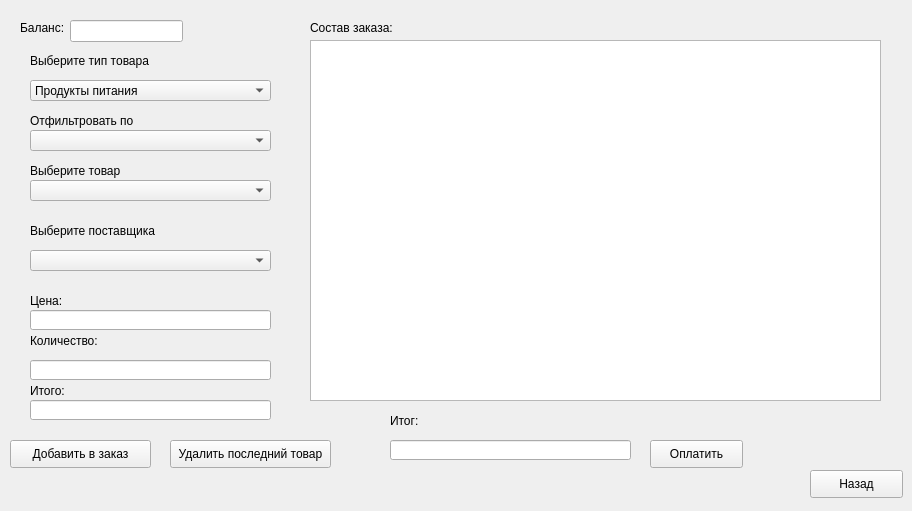
    <widget class="QWidget" name="BuyProductBuyer">
     <property name="minimumSize">
      <size>
       <width>911</width>
       <height>511</height>
      </size>
     </property>
     <widget class="QPushButton" name="buyPB_Back">
      <property name="geometry">
       <rect>
        <x>810</x>
        <y>470</y>
        <width>93</width>
        <height>28</height>
       </rect>
      </property>
      <property name="text">
       <string>Назад</string>
      </property>
     </widget>
     <widget class="QComboBox" name="buyPB_SupplierList">
      <property name="geometry">
       <rect>
        <x>30</x>
        <y>250</y>
        <width>241</width>
        <height>21</height>
       </rect>
      </property>
     </widget>
     <widget class="QLabel" name="label_17">
      <property name="geometry">
       <rect>
        <x>30</x>
        <y>330</y>
        <width>241</width>
        <height>21</height>
       </rect>
      </property>
      <property name="text">
       <string>Количество:</string>
      </property>
     </widget>
     <widget class="QLabel" name="label_18">
      <property name="geometry">
       <rect>
        <x>30</x>
        <y>160</y>
        <width>241</width>
        <height>21</height>
       </rect>
      </property>
      <property name="text">
       <string>Выберите товар</string>
      </property>
     </widget>
     <widget class="QLabel" name="label_19">
      <property name="geometry">
       <rect>
        <x>30</x>
        <y>290</y>
        <width>241</width>
        <height>21</height>
       </rect>
      </property>
      <property name="text">
       <string>Цена:</string>
      </property>
     </widget>
     <widget class="QLineEdit" name="buyPB_Price">
      <property name="geometry">
       <rect>
        <x>30</x>
        <y>310</y>
        <width>241</width>
        <height>20</height>
       </rect>
      </property>
     </widget>
     <widget class="QPushButton" name="buyPB_Buy">
      <property name="geometry">
       <rect>
        <x>650</x>
        <y>440</y>
        <width>93</width>
        <height>28</height>
       </rect>
      </property>
      <property name="text">
       <string>Оплатить</string>
      </property>
     </widget>
     <widget class="QLabel" name="label_20">
      <property name="geometry">
       <rect>
        <x>30</x>
        <y>220</y>
        <width>241</width>
        <height>21</height>
       </rect>
      </property>
      <property name="text">
       <string>Выберите поставщика</string>
      </property>
     </widget>
     <widget class="QLineEdit" name="buyPB_Quantity">
      <property name="geometry">
       <rect>
        <x>30</x>
        <y>360</y>
        <width>241</width>
        <height>20</height>
       </rect>
      </property>
     </widget>
     <widget class="QComboBox" name="buyPB_ProductList">
      <property name="geometry">
       <rect>
        <x>30</x>
        <y>180</y>
        <width>241</width>
        <height>21</height>
       </rect>
      </property>
     </widget>
     <widget class="QLabel" name="label_46">
      <property name="geometry">
       <rect>
        <x>20</x>
        <y>20</y>
        <width>55</width>
        <height>16</height>
       </rect>
      </property>
      <property name="text">
       <string>Баланс:</string>
      </property>
     </widget>
     <widget class="QLineEdit" name="buyPB_Balance">
      <property name="geometry">
       <rect>
        <x>70</x>
        <y>20</y>
        <width>113</width>
        <height>22</height>
       </rect>
      </property>
     </widget>
     <widget class="QPushButton" name="buyPB_Add">
      <property name="geometry">
       <rect>
        <x>10</x>
        <y>440</y>
        <width>141</width>
        <height>28</height>
       </rect>
      </property>
      <property name="text">
       <string>Добавить в заказ</string>
      </property>
     </widget>
     <widget class="QLabel" name="label_47">
      <property name="geometry">
       <rect>
        <x>30</x>
        <y>50</y>
        <width>241</width>
        <height>21</height>
       </rect>
      </property>
      <property name="text">
       <string>Выберите тип товара</string>
      </property>
     </widget>
     <widget class="QComboBox" name="buyPB_Type">
      <property name="geometry">
       <rect>
        <x>30</x>
        <y>80</y>
        <width>241</width>
        <height>21</height>
       </rect>
      </property>
      <item>
       <property name="text">
        <string>Продукты питания</string>
       </property>
      </item>
      <item>
       <property name="text">
        <string>Автотовары</string>
       </property>
      </item>
     </widget>
     <widget class="QLineEdit" name="buyPB_Cost">
      <property name="geometry">
       <rect>
        <x>30</x>
        <y>400</y>
        <width>241</width>
        <height>20</height>
       </rect>
      </property>
     </widget>
     <widget class="QLabel" name="label_53">
      <property name="geometry">
       <rect>
        <x>30</x>
        <y>380</y>
        <width>241</width>
        <height>21</height>
       </rect>
      </property>
      <property name="text">
       <string>Итого:</string>
      </property>
     </widget>
     <widget class="QLabel" name="label_55">
      <property name="geometry">
       <rect>
        <x>310</x>
        <y>20</y>
        <width>151</width>
        <height>16</height>
       </rect>
      </property>
      <property name="text">
       <string>Состав заказа:</string>
      </property>
     </widget>
     <widget class="QTableWidget" name="buyPB_Order">
      <property name="geometry">
       <rect>
        <x>310</x>
        <y>40</y>
        <width>571</width>
        <height>361</height>
       </rect>
      </property>
     </widget>
     <widget class="QLineEdit" name="buyPB_TotalCost">
      <property name="geometry">
       <rect>
        <x>390</x>
        <y>440</y>
        <width>241</width>
        <height>20</height>
       </rect>
      </property>
     </widget>
     <widget class="QLabel" name="label_57">
      <property name="geometry">
       <rect>
        <x>390</x>
        <y>410</y>
        <width>241</width>
        <height>21</height>
       </rect>
      </property>
      <property name="text">
       <string>Итог:</string>
      </property>
     </widget>
     <widget class="QComboBox" name="buyPB_Filter">
      <property name="geometry">
       <rect>
        <x>30</x>
        <y>130</y>
        <width>241</width>
        <height>21</height>
       </rect>
      </property>
     </widget>
     <widget class="QLabel" name="label_142">
      <property name="geometry">
       <rect>
        <x>30</x>
        <y>110</y>
        <width>241</width>
        <height>21</height>
       </rect>
      </property>
      <property name="text">
       <string>Отфильтровать по</string>
      </property>
     </widget>
     <widget class="QPushButton" name="buyPB_DelLast">
      <property name="geometry">
       <rect>
        <x>170</x>
        <y>440</y>
        <width>161</width>
        <height>28</height>
       </rect>
      </property>
      <property name="text">
       <string>Удалить последний товар</string>
      </property>
     </widget>
    </widget>
